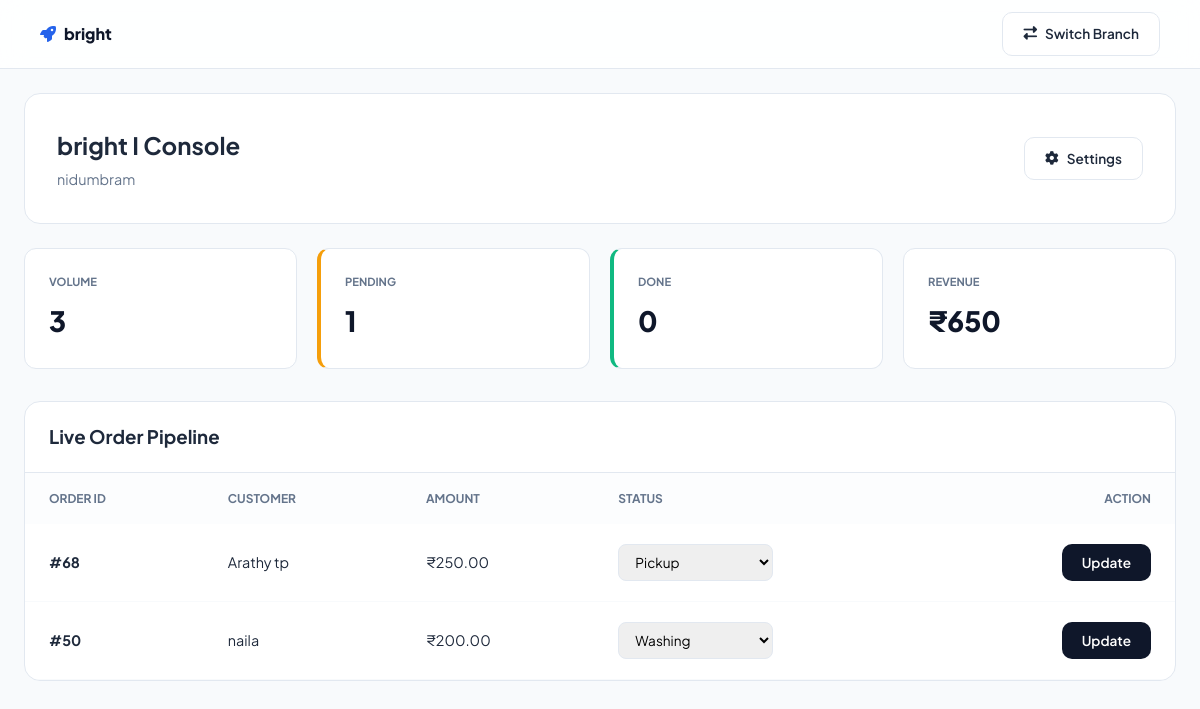
Page /shop/branch/9/orders/ (signed in) on the earlier database version.
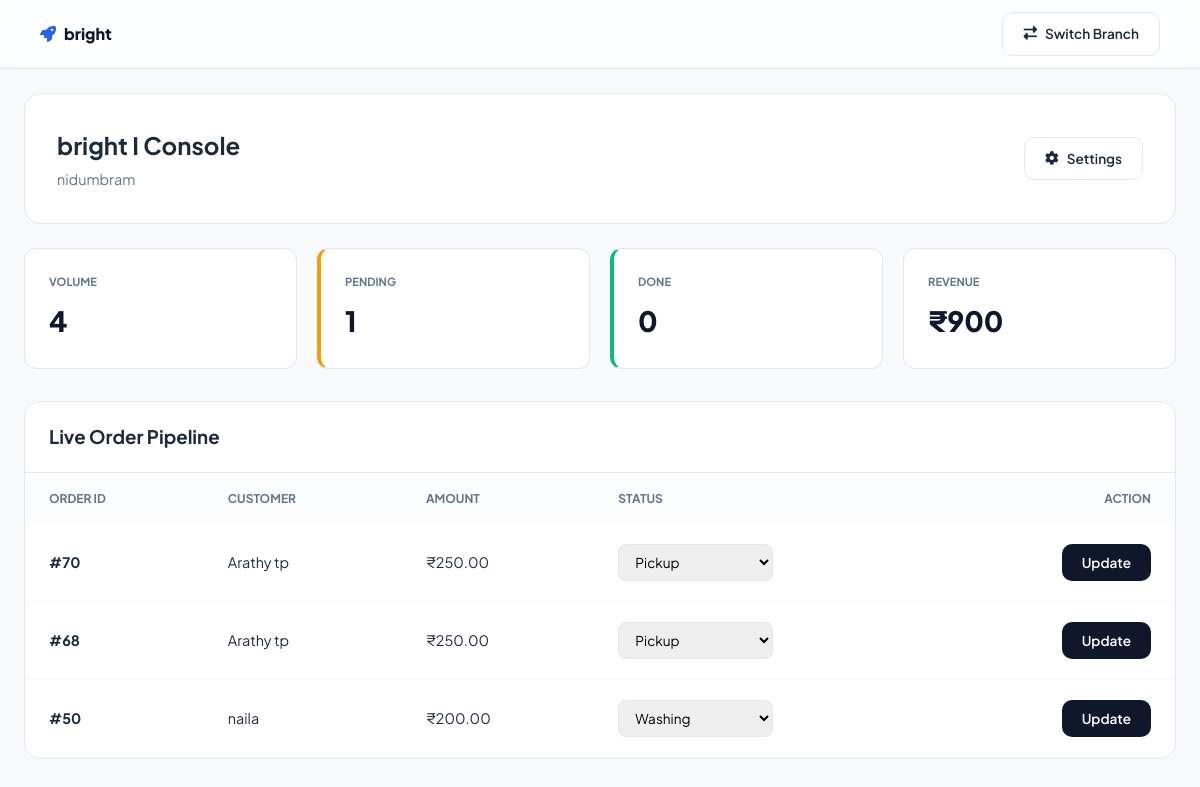
Same page on the later database version.
### shop/models.py (models this page shows, shortened)
class LaundryShop(models.Model):
    name = models.CharField(max_length=100, unique=True)
    email = models.EmailField(unique=True)
    password = models.CharField(max_length=128, blank=True)
    address = models.TextField(blank=True)
    phone = models.CharField(max_length=15, blank=True)
    city = models.CharField(max_length=100, blank=True)
    latitude = models.FloatField(blank=True, null=True)
    longitude = models.FloatField(blank=True, null=True)
    is_approved = models.BooleanField(default=False)
    is_open = models.BooleanField(default=True)
    created_at = models.DateTimeField(default=timezone.now)
    razorpay_account_id = models.CharField(
        max_length=100,
        blank=True,
        null=True,
        help_text="Razorpay Account ID for marketplace payments"
    )
    razorpay_key_id = models.CharField(
        max_length=100,
        blank=True,
        null=True,
        help_text="Razorpay Key ID for shop payments"
    )
    razorpay_key_secret = models.CharField(
        max_length=100,
        blank=True,
        null=True,
        help_text="Razorpay Key Secret for shop payments"
    )
    bank_account_holder_name = models.CharField(
        max_length=100,
        blank=True,
        null=True,
        help_text="Account holder name as per bank records"
    )
    bank_account_number = models.CharField(
        max_length=50,
        blank=True,
        null=True,
        help_text="Bank account number"
    )
    bank_ifsc_code = models.CharField(
        max_length=11,
        blank=True,
        null=True,
        help_text="IFSC code (e.g., HDFC0001234)"
    )
    bank_name = models.CharField(
        max_length=100,
        blank=True,
        null=True,
        help_text="Bank name (e.g., HDFC Bank, SBI)"
    )
    bank_branch = models.CharField(
        max_length=100,
        blank=True,
        null=True,
        help_text="Bank branch name"
    )
    bank_account_type = models.CharField(
        max_length=20,
        choices=[
            ('Savings', 'Savings'),
            ('Current', 'Current'),
        ],
        blank=True,
        null=True,
        help_text="Type of bank account"
    )

class Branch(models.Model):
    shop = models.ForeignKey(LaundryShop, on_delete=models.CASCADE, related_name='branches')
    name = models.CharField(max_length=100)
    address = models.TextField()
    phone = models.CharField(max_length=15, blank=True)
    city = models.CharField(max_length=100, blank=True)
    latitude = models.FloatField(blank=True, null=True)
    longitude = models.FloatField(blank=True, null=True)
    created_at = models.DateTimeField(default=timezone.now)

class Order(models.Model):
    STATUS_CHOICES = [
        ('Pending', 'Pending'),
        ('Pickup', 'Pickup'),
        ('Washing', 'Washing'),
        ('Drying', 'Drying'),
        ('Ironing', 'Ironing'),
        ('Ready', 'Ready for Pickup'),
        ('Completed', 'Completed'),
    ]
    PAYMENT_CHOICES = [
        ('Pending', 'Pending'),
        ('Completed', 'Completed'),
    ]
    last_reminder_sent = models.DateTimeField(null=True, blank=True)
    user = models.ForeignKey(User, on_delete=models.CASCADE)
    shop = models.ForeignKey(LaundryShop, on_delete=models.CASCADE)
    branch = models.ForeignKey(Branch, on_delete=models.SET_NULL, null=True, blank=True)
    pending_notification_sent = models.BooleanField(default=False)
    cloth_status = models.CharField(
        max_length=20,
        choices=STATUS_CHOICES,
        default='Pending'
    )
    payment_status = models.CharField(
        max_length=20,
        choices=PAYMENT_CHOICES,
        default='Pending'
    )
    overdue_notification_sent = models.BooleanField(default=False)
    pickup_date = models.DateTimeField(blank=True, null=True)
    delivery_date = models.DateTimeField(blank=True, null=True)
    predicted_delivery = models.DateTimeField(null=True, blank=True)
    delivery_name = models.CharField(max_length=100, blank=True)
    delivery_phone = models.CharField(max_length=15, blank=True)
    delivery_address = models.TextField(blank=True)
    special_instructions = models.TextField(blank=True)
    platform_fee = models.DecimalField(max_digits=10, decimal_places=2, default=0)
    delivery_fee = models.DecimalField(max_digits=10, decimal_places=2, default=0)
    created_at = models.DateTimeField(default=timezone.now)
    gst_amount = models.DecimalField(max_digits=10, decimal_places=2, default=0)
    amount = models.DecimalField(max_digits=10, decimal_places=2, default=0)
    base_amount = models.DecimalField(max_digits=10, decimal_places=2, default=0)
    razorpay_payment_id = models.CharField(max_length=100, blank=True, null=True)
    razorpay_order_id = models.CharField(max_length=100, blank=True, null=True)

### shop/views.py (the view)
# urls.py: path("shop/branch/<int:branch_id>/orders/", views.branch_orders, name="branch_orders"),
@shop_login_required
def branch_orders(request, branch_id):
    shop_id = request.session.get('shop_id')
    shop = get_object_or_404(LaundryShop, id=shop_id)
    branch = get_object_or_404(Branch, id=branch_id, shop=shop)
    branch_orders = Order.objects.filter(branch=branch).order_by('-created_at')
    total_orders = branch_orders.count()
    recent_orders = Order.objects.filter(branch=branch)
    pending_orders = branch_orders.filter(cloth_status="Pending").count()
    washing_orders = branch_orders.filter(cloth_status="Washing").count()
    drying_orders = branch_orders.filter(cloth_status="Drying").count()
    ironing_orders = branch_orders.filter(cloth_status="Ironing").count()
    ready_orders = branch_orders.filter(cloth_status="Ready").count()
    completed_orders = branch_orders.filter(cloth_status="Completed").count()
    total_revenue = branch_orders.aggregate(total=Sum('amount'))['total'] or 0
    active_orders = Order.objects.filter(
        branch=branch,
        payment_status="Completed"
    ).exclude(
        cloth_status="Pending"
    ).order_by("-created_at")
    today_revenue = branch_orders.filter(
        created_at__date=datetime.now().date()
    ).aggregate(total=Sum('amount'))['total'] or 0
    recent_orders = branch_orders.select_related('user').prefetch_related('order_items__service__cloth_prices', 'order_items__cloth')[:20]  # Show more orders on branch page
    services = branch.services.prefetch_related('cloths', 'cloth_prices').all()
    for service in services:
        cloth_prices_dict = {}
        for cloth_price in service.cloth_prices.all():
            cloth_prices_dict[cloth_price.cloth.id] = cloth_price.price
        for cloth in service.cloths.all():
            cloth.price = cloth_prices_dict.get(cloth.id)
    for order in recent_orders:
        order.cloth_pricing_details = []
        for item in order.order_items.all():
            cloth_price_obj = ServiceClothPrice.objects.filter(service=item.service, cloth=item.cloth).first()
            cloth_price = cloth_price_obj.price if cloth_price_obj else 0
            order.cloth_pricing_details.append({
                'service_name': item.service.name,
                'cloth_name': item.cloth.name,
                'quantity': item.quantity,
                'unit_price': cloth_price,
                'total_price': cloth_price * item.quantity
            })
    context = {
        'shop': shop,
        'branch': branch,
        'total_orders': total_orders,
        'pending_orders': pending_orders,
        'washing_orders': washing_orders,
        'drying_orders': drying_orders,
        'ironing_orders': ironing_orders,
        'ready_orders': ready_orders,
        'completed_orders': completed_orders,
        'total_revenue': total_revenue,
        'today_revenue': today_revenue,
        'recent_orders': recent_orders,
        'services': services,
        "active_orders": active_orders,
    }
    return render(request, 'branch_orders.html', context)

### shop/views.py (called while the page is built)
def is_shop_logged_in(request):
    return 'shop_id' in request.session

def shop_login_required(view_func):
    from functools import wraps
    @wraps(view_func)
    def wrapper(request, *args, **kwargs):
        if not is_shop_logged_in(request):
            messages.error(request, "Please login to access this page")
            return redirect("shop_login")
        return view_func(request, *args, **kwargs)
    return wrapper

### shop/templates/branch_orders.html (shortened to what this page needs)
{% load static %}
<!DOCTYPE html>
<html lang="en">
<head>
    <link rel="stylesheet" href="https://cdnjs.cloudflare.com/ajax/libs/font-awesome/6.5.1/css/all.min.css">
</head>
<body>
    <header class="top-navbar">
        <div class="brand-area">
            <h1><i class="fas fa-rocket" style="color: var(--brand-accent); margin-right: 8px;"></i>{{ shop.name }}</h1>
        </div>
        <div class="nav-actions">
            <a href="{% url 'select_branch' %}" class="btn btn-outline"><i class="fas fa-exchange-alt"></i> Switch Branch</a>
        </div>
    </header>
    <div class="content-wrap">
        <section class="branch-hero">
            <div class="hero-title">
                <h2>{{ branch.name }} Console</h2>
                <div style="color: var(--text-muted); font-size: 0.9rem; margin-top: 4px;">{{ branch.address }}</div>
            </div>
            <a href="{% url 'edit_branch' branch.id %}" class="btn btn-outline"><i class="fas fa-cog"></i> Settings</a>
        </section>
        <div class="stats-grid">
            <div class="stat-card"><div class="stat-card-label">Volume</div><div class="stat-card-val">{{ total_orders }}</div></div>
            <div class="stat-card" style="border-left: 4px solid var(--warning);"><div class="stat-card-label">Pending</div><div class="stat-card-val">{{ pending_orders }}</div></div>
            <div class="stat-card" style="border-left: 4px solid var(--success);"><div class="stat-card-label">Done</div><div class="stat-card-val">{{ completed_orders }}</div></div>
            <div class="stat-card"><div class="stat-card-label">Revenue</div><div class="stat-card-val">₹{{ total_revenue|floatformat:0 }}</div></div>
        </div>
        <div class="dashboard-card">
            <div class="card-header"><h3>Live Order Pipeline</h3></div>
            <div class="table-wrap">
                <table class="pro-table">
                    <thead>
                        <tr>
                            <th>Order ID</th>
                            <th>Customer</th>
                            <th>Amount</th>
                            <th>Status</th>
                            <th style="text-align: right;">Action</th>
                        </tr>
                    </thead>
                    <tbody>
                        {% for order in active_orders %}
                        <tr>
                            <td data-label="Order ID" style="font-weight: 700;">#{{ order.id }}</td>
                            <td data-label="Customer">{{ order.delivery_name|default:order.user.username }}</td>
                            <td data-label="Amount">₹{{ order.amount|floatformat:2 }}</td>
                            <td data-label="Status">
                                <select class="status-select" id="status-{{ order.id }}">
                                    {% for val, label in order.STATUS_CHOICES %}
                                        <option value="{{ val }}" {% if order.cloth_status == val %}selected{% endif %}>{{ label }}</option>
                                    {% endfor %}
                                </select>
                            </td>
                            <td data-label="Action" style="text-align: right;">
                                <button class="btn btn-primary" id="btn-{{ order.id }}" onclick="updateOrderStatus({{ order.id }})">Update</button>
                            </td>
                        </tr>
                        {% endfor %}
                    </tbody>
                </table>
            </div>
        </div>
    </div>
</body>
</html>

### shop/templates/branch_orders.html (style rules this page uses)
:root { --brand-primary: #0f172a; --brand-accent: #2563eb; --bg-page: #f8fafc; --card-border: #e2e8f0; --text-main: #1e293b; --text-muted: #64748b; --success: #10b981; --warning: #f59e0b; --error: #ef4444; --white: #ffffff; --radius-lg: 16px; --radius-md: 12px; --shadow-lg: 0 10px 15px -3px rgba(0, 0, 0, 0.1); }
* { margin: 0; padding: 0; box-sizing: border-box; font-family: 'Plus Jakarta Sans', sans-serif; }
body { background: var(--bg-page); color: var(--text-main); line-height: 1.6; }
.top-navbar { background: rgba(255, 255, 255, 0.85); backdrop-filter: blur(12px); border-bottom: 1px solid var(--card-border); padding: 12px 40px; display: flex; justify-content: space-between; align-items: center; position: sticky; top: 0; z-index: 1000; }
.brand-area h1 { font-size: 1rem; font-weight: 800; color: var(--brand-primary); }
.content-wrap { max-width: 1200px; margin: 24px auto; padding: 0 24px; }
.branch-hero { background: var(--white); border: 1px solid var(--card-border); border-radius: var(--radius-lg); padding: 32px; display: flex; justify-content: space-between; align-items: center; margin-bottom: 24px; }
.stats-grid { display: grid; grid-template-columns: repeat(4, 1fr); gap: 20px; margin-bottom: 32px; }
.stat-card { background: var(--white); padding: 24px; border-radius: var(--radius-md); border: 1px solid var(--card-border); }
.stat-card-label { font-size: 0.7rem; font-weight: 700; color: var(--text-muted); text-transform: uppercase; }
.stat-card-val { font-size: 1.75rem; font-weight: 800; color: var(--brand-primary); margin-top: 8px; }
.dashboard-card { background: var(--white); border: 1px solid var(--card-border); border-radius: var(--radius-lg); margin-bottom: 32px; overflow: hidden; }
.card-header { padding: 20px 24px; border-bottom: 1px solid var(--card-border); display: flex; justify-content: space-between; align-items: center; }
.pro-table { width: 100%; border-collapse: collapse; }
.pro-table th { background: #fcfdfe; padding: 16px 24px; text-align: left; font-size: 0.75rem; color: var(--text-muted); text-transform: uppercase; }
.pro-table td { padding: 20px 24px; border-bottom: 1px solid var(--bg-page); font-size: 0.9rem; }
.btn { padding: 10px 20px; border-radius: 10px; font-weight: 600; font-size: 0.85rem; cursor: pointer; transition: 0.2s; border: none; display: inline-flex; align-items: center; gap: 8px; }
.btn-primary { background: var(--brand-primary); color: white; }
.btn-outline { background: var(--white); border: 1px solid var(--card-border); color: var(--text-main); text-decoration: none; }
.status-select { padding: 8px 12px; border-radius: 8px; border: 1px solid var(--card-border); font-size: 0.85rem; outline: none; }

Differences in the rows shown:
added Order: id "70", delivery_name "Arathy tp", amount "250.00", cloth_status+id "Pickup"
Other differences:
{{ total_orders }}: "3" → "4"
{{ total_revenue|floatformat:0 }}: "650" → "900"
